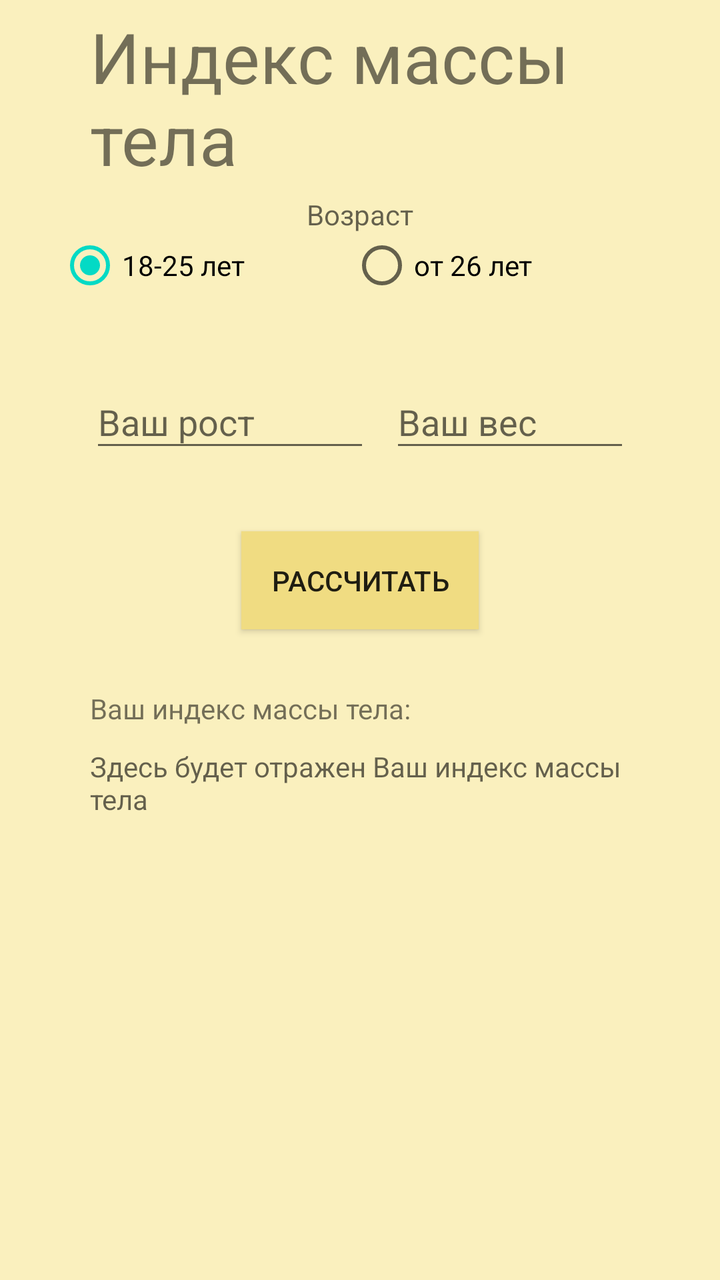
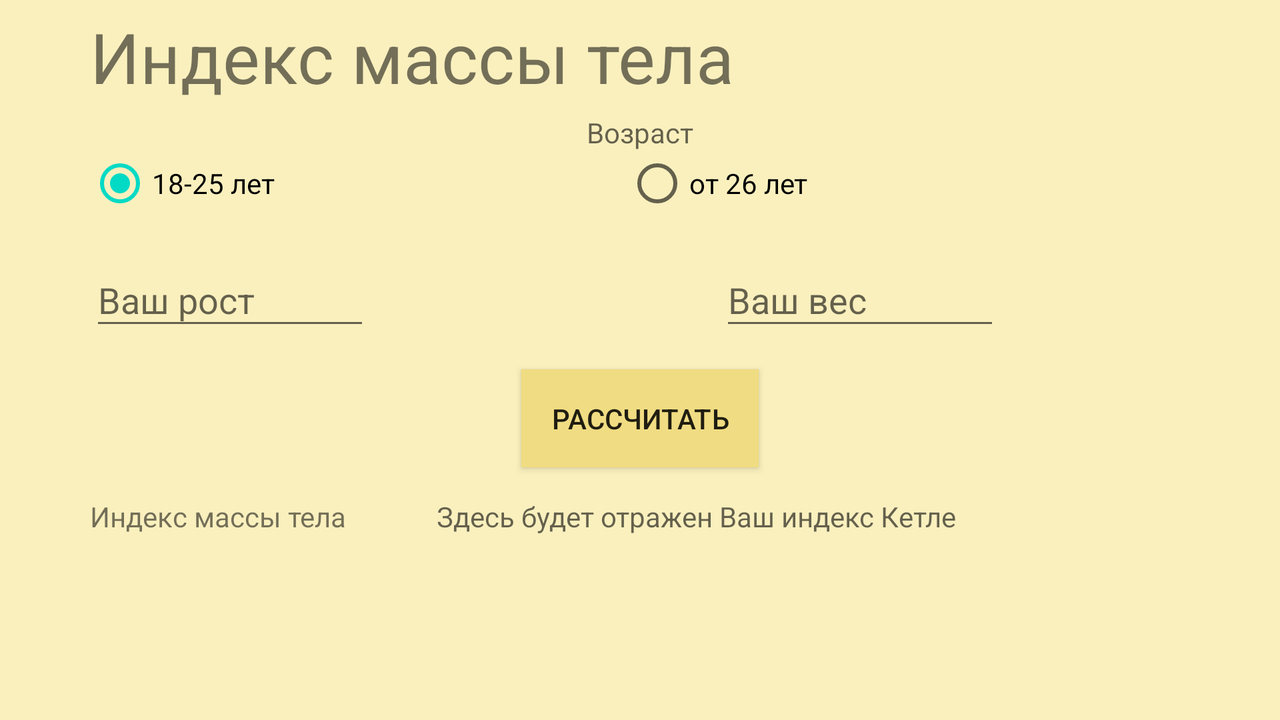

An Android layout and its configuration variant, each rendered on a device that would load it. The default file and the variant file are quoted in full after the pictures.
<!-- AndroidManifest.xml: application theme AppTheme.NoActionBar -->
<!-- res/layout/index_body_mass.xml -->
<androidx.constraintlayout.widget.ConstraintLayout xmlns:android="http://schemas.android.com/apk/res/android"
        xmlns:app="http://schemas.android.com/apk/res-auto"
        xmlns:tools="http://schemas.android.com/tools"
        android:layout_width="match_parent"
        android:layout_height="match_parent"
        android:background="#FAF0BE"
        tools:context=".IndexKetle">

        <TextView
            android:id="@+id/textTitle"
            android:layout_width="0dp"
            android:layout_height="wrap_content"
            android:layout_marginStart="45dp"
            android:layout_marginTop="5dp"
            android:layout_marginEnd="45dp"
            android:text="@string/index_body_mass"
            android:textSize="35sp"
            app:layout_constraintEnd_toEndOf="parent"
            app:layout_constraintStart_toStartOf="parent"
            app:layout_constraintTop_toTopOf="parent" />


        <TextView
            android:id="@+id/text_age"
            android:layout_width="0dp"
            android:layout_height="wrap_content"
            android:layout_marginStart="45dp"
            android:layout_marginTop="5dp"
            android:layout_marginEnd="45dp"
            android:hint="@string/text_age"
            android:gravity="center"

            app:layout_constraintEnd_toEndOf="parent"
            app:layout_constraintHorizontal_bias="0.0"
            app:layout_constraintStart_toStartOf="parent"
            app:layout_constraintTop_toBottomOf="@+id/textTitle" />
        <RadioGroup
            android:id="@+id/age"
            android:layout_width="match_parent"
            android:layout_height="wrap_content"
            android:layout_marginStart="5dp"
            android:layout_marginEnd="15dp"
            android:orientation="horizontal"
            app:layout_constraintEnd_toEndOf="parent"
            app:layout_constraintStart_toStartOf="parent"
            app:layout_constraintTop_toBottomOf="@+id/text_age">

            <RadioButton
                android:id="@+id/twenty"
                android:layout_width="match_parent"
                android:layout_height="wrap_content"
                android:layout_marginStart="24dp"
                android:layout_weight="1"
                android:checked="true"
                android:text="@string/eighteen" />

            <RadioButton
                android:id="@+id/forty"
                android:layout_width="match_parent"
                android:layout_height="wrap_content"
                android:layout_weight="1"
                android:text="@string/twenty6" />
        </RadioGroup>




        <com.google.android.material.textfield.TextInputLayout
            android:id="@+id/textInputLayout"
            android:layout_width="140dp"
            android:layout_height="57dp"
            android:layout_marginStart="45dp"
            android:layout_marginTop="30dp"
            android:hint="@string/height"
            app:layout_constraintStart_toStartOf="parent"
            app:layout_constraintTop_toBottomOf="@+id/age">

            <com.google.android.material.textfield.TextInputEditText
                android:id="@+id/input_height"
                android:layout_width="match_parent"
                android:layout_height="wrap_content"
                android:inputType="number" />
        </com.google.android.material.textfield.TextInputLayout>

        <com.google.android.material.textfield.TextInputLayout
            android:id="@+id/textInputLayout2"
            android:layout_width="0dp"
            android:layout_height="57dp"
            android:layout_marginStart="10dp"
            android:layout_marginTop="30dp"
            android:layout_marginEnd="45dp"
            android:hint="@string/input_weight"
            app:layout_constraintEnd_toEndOf="parent"
            app:layout_constraintHorizontal_bias="0.0"
            app:layout_constraintStart_toEndOf="@+id/textInputLayout"
            app:layout_constraintTop_toBottomOf="@+id/age">

            <com.google.android.material.textfield.TextInputEditText
                android:id="@+id/input_weight"
                android:layout_width="match_parent"
                android:layout_height="wrap_content"
                android:inputType="numberDecimal" />
        </com.google.android.material.textfield.TextInputLayout>

        <Button
            android:id="@+id/calculate"
            android:layout_width="wrap_content"
            android:layout_height="wrap_content"
            android:layout_marginStart="147dp"
            android:layout_marginTop="30dp"
            android:layout_marginEnd="147dp"
            android:background="#F0DC82"
            android:gravity="center"
            android:padding="15dp"
            android:text="@string/calculate"
            app:layout_constraintEnd_toEndOf="parent"
            app:layout_constraintStart_toStartOf="parent"
            app:layout_constraintTop_toBottomOf="@+id/textInputLayout2" />

        <TextView
            android:id="@+id/index_body_mass_output"
            android:layout_width="0dp"
            android:layout_height="wrap_content"
            android:layout_marginStart="45dp"
            android:layout_marginTop="30dp"
            android:layout_marginEnd="45dp"
            android:text="@string/index_body_mass_output"
            app:layout_constraintEnd_toEndOf="parent"
            app:layout_constraintHorizontal_bias="0.0"
            app:layout_constraintStart_toStartOf="parent"
            app:layout_constraintTop_toBottomOf="@+id/calculate" />

        <TextView
            android:id="@+id/index_body_mass_value"
            android:layout_width="0dp"
            android:layout_height="wrap_content"
            android:layout_marginStart="45dp"
            android:layout_marginTop="10dp"
            android:layout_marginEnd="45dp"
            android:textSize="40sp"
            android:hint="@string/nothing"
            app:layout_constraintEnd_toEndOf="parent"
            app:layout_constraintHorizontal_bias="0.0"
            app:layout_constraintStart_toStartOf="parent"
            app:layout_constraintTop_toBottomOf="@+id/index_body_mass_output" />

        <TextView
            android:id="@+id/index_body_mass_temp"
            android:layout_width="0dp"
            android:layout_height="wrap_content"
            android:layout_marginStart="45dp"
            android:layout_marginTop="10dp"
            android:layout_marginEnd="45dp"
            android:hint="@string/index_body_mass_value"
            app:layout_constraintEnd_toEndOf="parent"
            app:layout_constraintHorizontal_bias="0.0"
            app:layout_constraintStart_toStartOf="parent"
            app:layout_constraintTop_toBottomOf="@+id/index_body_mass_output" />

        <TextView
            android:id="@+id/answer"
            android:layout_width="0dp"
            android:layout_height="wrap_content"
            android:layout_marginStart="45dp"
            android:layout_marginTop="10dp"
            android:layout_marginEnd="45dp"
            android:hint="@string/nothing"
            app:layout_constraintEnd_toEndOf="parent"
            app:layout_constraintHorizontal_bias="0.0"
            app:layout_constraintStart_toStartOf="parent"
            app:layout_constraintTop_toBottomOf="@+id/index_body_mass_value" />

    </androidx.constraintlayout.widget.ConstraintLayout>
<!-- resources referenced by this layout -->
<resources>
  <string name="calculate">Рассчитать</string>
  <string name="eighteen">18-25 лет</string>
  <string name="height">Ваш рост</string>
  <string name="index_body_mass">"Индекс массы тела"</string>
  <string name="index_body_mass_output">Ваш индекс массы тела: </string>
  <string name="index_body_mass_value">Здесь будет отражен Ваш индекс массы тела</string>
  <string name="input_weight">Ваш вес</string>
  <string name="nothing"> </string>
  <string name="text_age">Возраст</string>
  <string name="twenty6">от 26 лет</string>
  <style name="AppTheme.NoActionBar">
          <item name="windowActionBar">false</item>
          <item name="windowNoTitle">true</item>
      </style>
</resources>
<!-- res/layout-land/index_body_mass.xml (the repository's variant of the layout above) -->
<!-- drawn on the phone turned sideways -->
<androidx.constraintlayout.widget.ConstraintLayout xmlns:android="http://schemas.android.com/apk/res/android"
        xmlns:app="http://schemas.android.com/apk/res-auto"
        xmlns:tools="http://schemas.android.com/tools"
        android:layout_width="match_parent"
        android:layout_height="match_parent"
        android:background="#FAF0BE"
        tools:context=".IndexKetle">

        <TextView
            android:id="@+id/textTitle"
            android:layout_width="0dp"
            android:layout_height="wrap_content"
            android:layout_marginStart="45dp"
            android:layout_marginTop="5dp"
            android:layout_marginEnd="45dp"
            android:text="@string/index_body_mass"
            android:textSize="35sp"
            app:layout_constraintEnd_toEndOf="parent"
            app:layout_constraintStart_toStartOf="parent"
            app:layout_constraintTop_toTopOf="parent" />


        <TextView
            android:id="@+id/text_age"
            android:layout_width="0dp"
            android:layout_height="wrap_content"
            android:layout_marginStart="45dp"
            android:layout_marginTop="5dp"
            android:layout_marginEnd="45dp"
            android:hint="@string/text_age"
            android:gravity="center"

            app:layout_constraintEnd_toEndOf="parent"
            app:layout_constraintHorizontal_bias="0.0"
            app:layout_constraintStart_toStartOf="parent"
            app:layout_constraintTop_toBottomOf="@+id/textTitle" />

        <RadioGroup
            android:id="@+id/age"
            android:layout_width="match_parent"
            android:layout_height="wrap_content"
            android:layout_marginStart="20dp"
            android:layout_marginEnd="35dp"
            android:orientation="horizontal"
            app:layout_constraintEnd_toEndOf="parent"
            app:layout_constraintStart_toStartOf="parent"
            app:layout_constraintTop_toBottomOf="@+id/text_age">

            <RadioButton
                android:id="@+id/twenty"
                android:layout_width="match_parent"
                android:layout_height="wrap_content"
                android:layout_marginStart="24dp"
                android:layout_weight="1"
                android:checked="true"
                android:text="@string/eighteen" />

            <RadioButton
                android:id="@+id/forty"
                android:layout_width="match_parent"
                android:layout_height="wrap_content"
                android:layout_weight="1"
                android:text="@string/twenty6" />
        </RadioGroup>


        <com.google.android.material.textfield.TextInputLayout
            android:id="@+id/textInputLayout"
            android:layout_width="140dp"
            android:layout_height="57dp"
            android:layout_marginStart="45dp"
            android:layout_marginTop="10dp"
            android:hint="@string/height"
            app:layout_constraintStart_toStartOf="parent"
            app:layout_constraintTop_toBottomOf="@+id/age">

            <com.google.android.material.textfield.TextInputEditText
                android:id="@+id/input_height"
                android:layout_width="match_parent"
                android:layout_height="wrap_content"
                android:inputType="number" />
        </com.google.android.material.textfield.TextInputLayout>

        <com.google.android.material.textfield.TextInputLayout
            android:id="@+id/textInputLayout2"
            android:layout_width="140dp"
            android:layout_height="57dp"
            android:layout_marginStart="175dp"
            android:layout_marginTop="10dp"
            android:hint="@string/input_weight"
            app:layout_constraintStart_toEndOf="@+id/textInputLayout"
            app:layout_constraintTop_toBottomOf="@+id/age">

            <com.google.android.material.textfield.TextInputEditText
                android:id="@+id/input_weight"
                android:layout_width="match_parent"
                android:layout_height="wrap_content"
                android:inputType="numberDecimal" />
        </com.google.android.material.textfield.TextInputLayout>

        <Button
            android:id="@+id/calculate"
            android:layout_width="wrap_content"
            android:layout_height="wrap_content"
            android:layout_marginStart="147dp"
            android:layout_marginTop="10dp"
            android:layout_marginEnd="147dp"
            android:background="#F0DC82"
            android:gravity="center"
            android:padding="15dp"
            android:text="@string/calculate"
            app:layout_constraintEnd_toEndOf="parent"
            app:layout_constraintStart_toStartOf="parent"
            app:layout_constraintTop_toBottomOf="@+id/textInputLayout2" />




        <TextView
            android:id="@+id/index_body_mass_output"
            android:layout_width="wrap_content"
            android:layout_height="18dp"
            android:layout_marginStart="45dp"
            android:layout_marginTop="15dp"
            android:text="@string/index_body_mass"
            app:layout_constraintStart_toStartOf="parent"
            app:layout_constraintTop_toBottomOf="@+id/calculate" />

        <TextView
            android:id="@+id/index_body_mass_value"
            android:layout_width="100dp"
            android:layout_height="wrap_content"
            android:layout_marginStart="10dp"
            android:hint="@string/nothing"
            android:textSize="30sp"
            app:layout_constraintStart_toEndOf="@+id/index_body_mass_output"
            app:layout_constraintTop_toBottomOf="@+id/calculate" />

        <TextView
            android:id="@+id/index_body_mass_temp"
            android:layout_width="0dp"
            android:layout_height="wrap_content"
            android:layout_marginStart="45dp"
            android:layout_marginTop="15dp"
            android:layout_marginEnd="45dp"
            android:hint="@string/index_ketle_value"
            app:layout_constraintEnd_toEndOf="parent"
            app:layout_constraintHorizontal_bias="0.0"
            app:layout_constraintStart_toEndOf="@+id/index_body_mass_output"
            app:layout_constraintTop_toBottomOf="@+id/calculate" />

        <TextView
            android:id="@+id/answer"
            android:layout_width="0dp"
            android:layout_height="wrap_content"
            android:layout_marginStart="45dp"
            android:layout_marginTop="15dp"
            android:layout_marginEnd="45dp"
            android:hint="@string/nothing"
            app:layout_constraintEnd_toEndOf="parent"
            app:layout_constraintHorizontal_bias="0.0"
            app:layout_constraintTop_toBottomOf="@+id/calculate" />


    </androidx.constraintlayout.widget.ConstraintLayout>
<!-- resources referenced by the variant -->
<!-- as the phone turned sideways resolves them -->
<resources>
  <string name="calculate">Рассчитать</string>
  <string name="eighteen">18-25 лет</string>
  <string name="height">Ваш рост</string>
  <string name="index_body_mass">"Индекс массы тела"</string>
  <string name="index_ketle_value">Здесь будет отражен Ваш индекс Кетле</string>
  <string name="input_weight">Ваш вес</string>
  <string name="nothing"> </string>
  <string name="text_age">Возраст</string>
  <string name="twenty6">от 26 лет</string>
  <style name="AppTheme.NoActionBar">
          <item name="windowActionBar">false</item>
          <item name="windowNoTitle">true</item>
      </style>
</resources>
